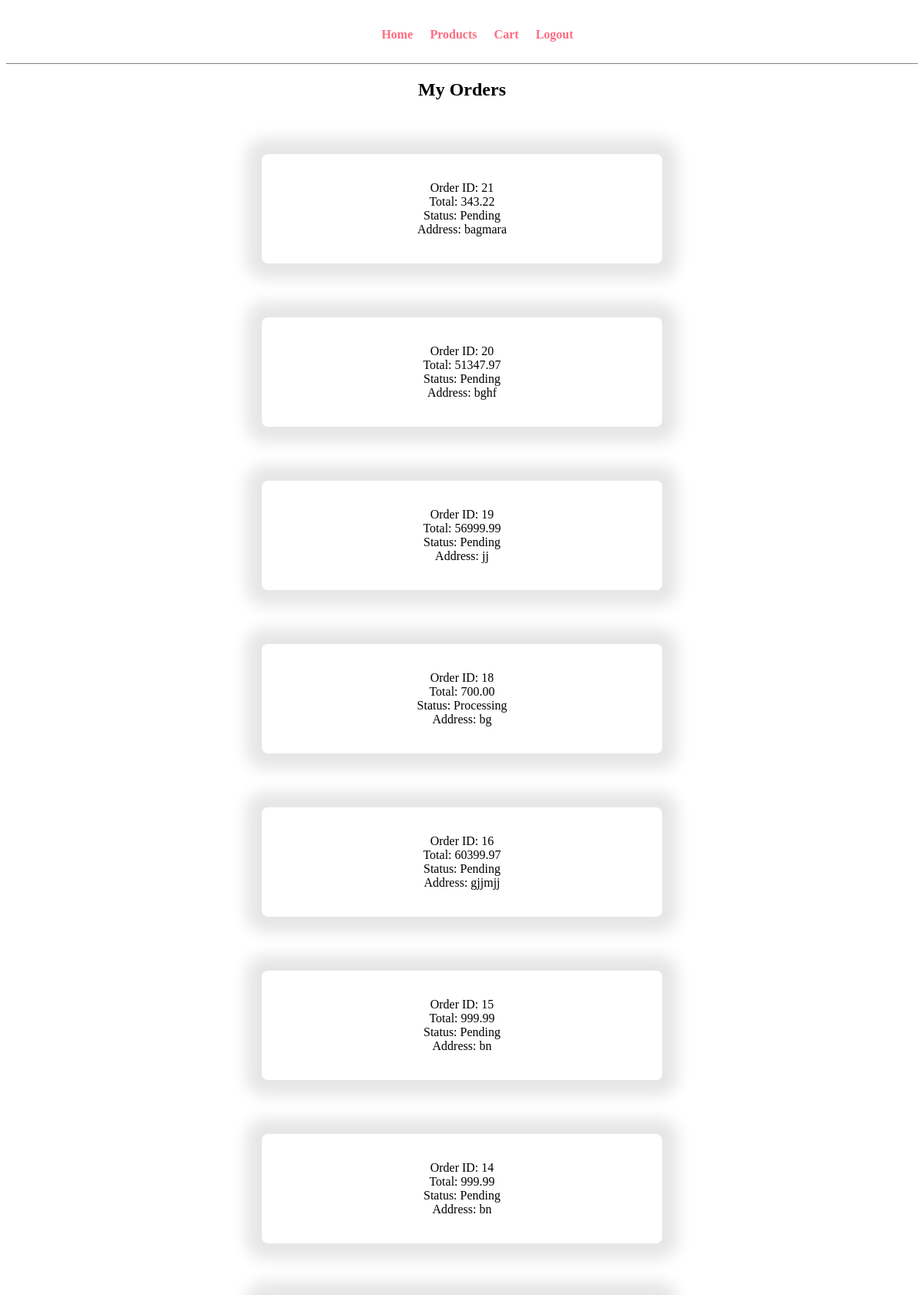
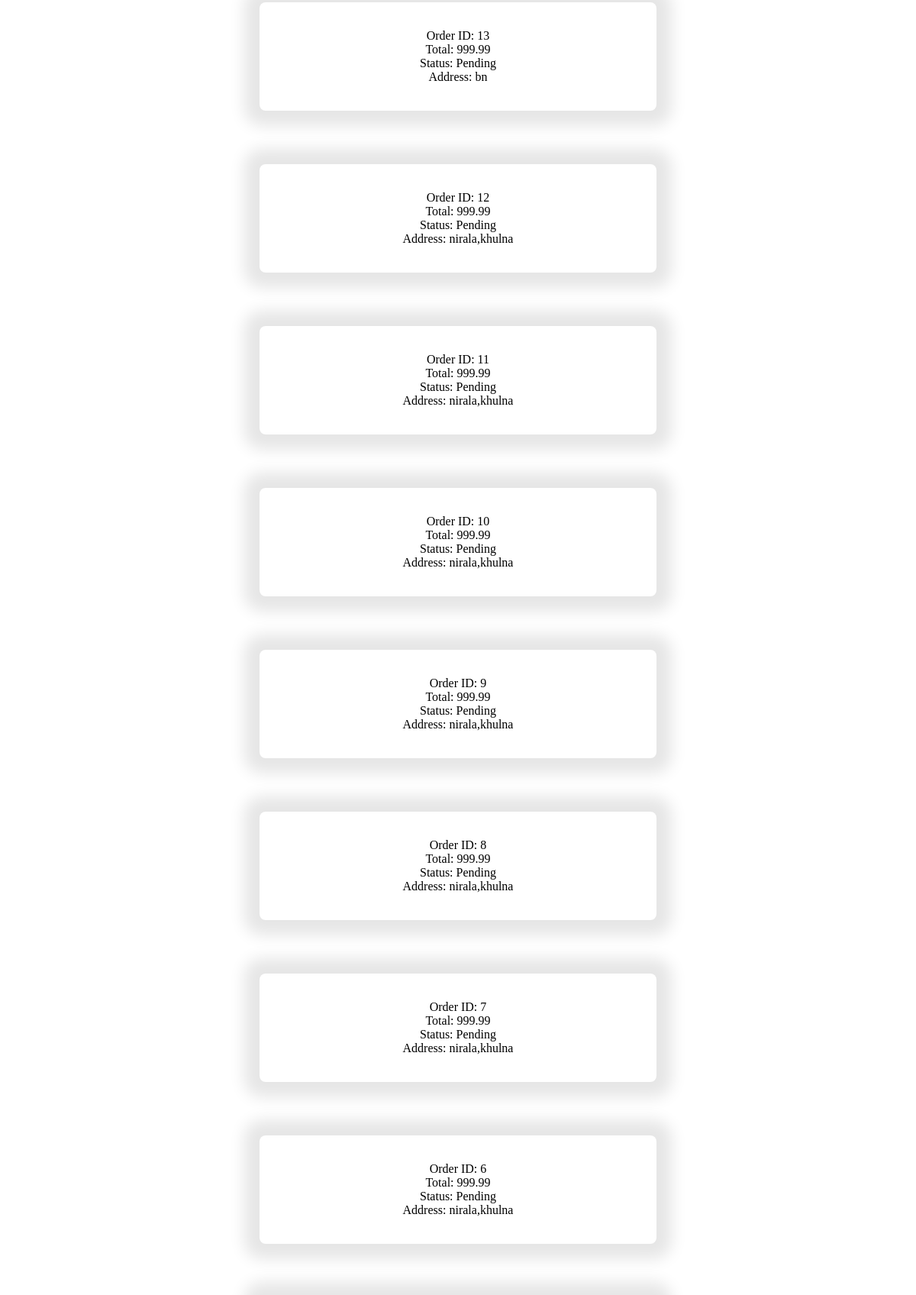
Page /user/my-orders.php (signed in, upper part) on the committed database (2 pictures, top to bottom).
### tables this page shows
CREATE TABLE `orders` (
  `order_id` int(11) NOT NULL,
  `user_id` int(11) NOT NULL,
  `total_amount` decimal(10,2) NOT NULL,
  `status` varchar(50) DEFAULT 'Pending',
  `order_date` timestamp NOT NULL DEFAULT current_timestamp(),
  `address` text DEFAULT NULL,
  `contact_no` varchar(20) DEFAULT NULL,
  `payment_method` varchar(50) DEFAULT NULL
);

### user/my-orders.php (the view, shortened to what this page needs)
<?php
include("../config/db.php");
$user_id = $_SESSION['user_id'];
$sql = "SELECT * FROM orders
        WHERE user_id='$user_id'
        ORDER BY order_date DESC";
$res = mysqli_query($conn,$sql);
?>
<!DOCTYPE html>
<html lang="en">
<head>
    <link rel="stylesheet" href="../css/admin.css">
</head>
<body>
    <div class="menu text-center">
        <div class="wrapper">
            <ul>
                <li><a href="home.php">Home</a></li>
                <li><a href="products.php">Products</a></li>
                <li><a href="cart.php">Cart</a></li>
                <li><a href="../authentication/logout.php">Logout</a></li>
            </ul>
        </div>
    </div>
    <div class="text-center">
    <h2>My Orders</h2>
    </div>
    <?php
    while($row = mysqli_fetch_assoc($res))
    {
    ?>
    <div class="container">
        Order ID: <?php echo $row['order_id']; ?><br>
        Total: <?php echo $row['total_amount']; ?><br>
        Status: <?php echo $row['status']; ?><br>
        Address: <?php echo $row['address']; ?><br>
</div>
    <?php
    }
    ?>
</body>
</html>

### css/admin.css (style rules this page uses)
.menu { border-bottom: 1px solid gray; }
.menu ul { list-style-type: none; }
.menu ul li { display: inline; padding: 1%; }
.menu ul li a { text-decoration: none; font-weight: bold; color: #ff6b81; }
.wrapper { padding: 1%; width: 80%; margin: 0 auto; }
.text-center { text-align: center; }
.container { max-width: 450px; margin: 70px auto; padding: 35px; background-color: #ffffff; border-radius: 8px; box-shadow: 0 0 20px 20px rgba(0, 0, 0, 0.1); text-align: center; }

### rows in the picture
orders: order_id "21", total_amount "343.22", status "Pending", address "bagmara"
orders: order_id "20", total_amount "51347.97", status "Pending", address "bghf"
orders: order_id "19", total_amount "56999.99", status "Pending", address "jj"
orders: order_id "18", total_amount "700.00", status "Processing", address "bg"
orders: order_id "16", total_amount "60399.97", status "Pending", address "gjjmjj"
orders: order_id "15", total_amount "999.99", status "Pending", address "bn"
orders: order_id "14", total_amount "999.99", status "Pending", address "bn"
orders: order_id "13", total_amount "999.99", status "Pending", address "bn"
orders: order_id "12", total_amount "999.99", status "Pending", address "nirala,khulna"
orders: order_id "11", total_amount "999.99", status "Pending", address "nirala,khulna"
orders: order_id "10", total_amount "999.99", status "Pending", address "nirala,khulna"
orders: order_id "9", total_amount "999.99", status "Pending", address "nirala,khulna"
orders: order_id "8", total_amount "999.99", status "Pending", address "nirala,khulna"
orders: order_id "7", total_amount "999.99", status "Pending", address "nirala,khulna"
orders: order_id "6", total_amount "999.99", status "Pending", address "nirala,khulna"
